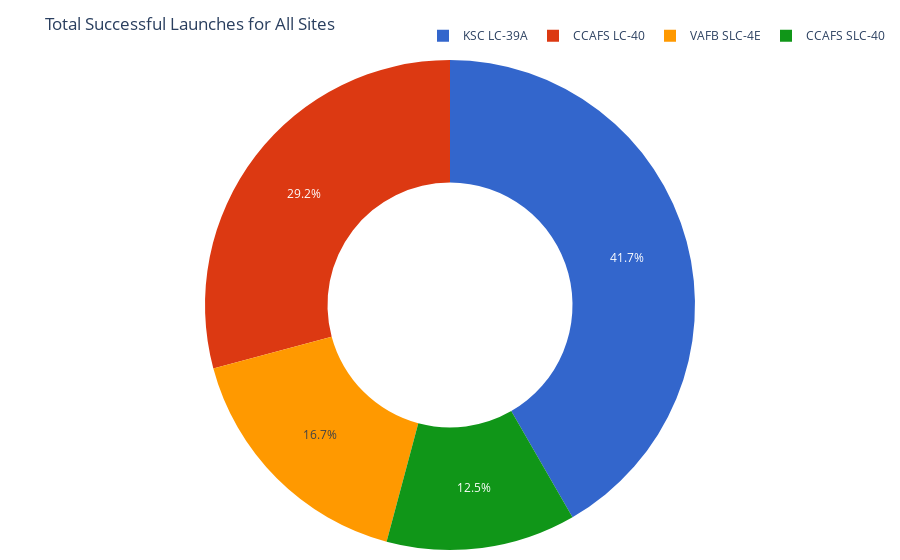

Write notebook code for a chart like this one.
### Code cell
# Create a pie chart with Plotly
pie_chart = px.pie(
    data_frame=success_df,
    names="Launch Site",
    values='Success Count',
    title="Total Successful Launches for All Sites",
    color_discrete_sequence=px.colors.qualitative.G10,  # Custom color palette
    hole=0.5,  # Size of the hole in the center
    labels={"Launch Site": "LaunchSite", "Success Count": "Success rate"},  # Custom labels
  
)

# Adjust layout
pie_chart.update_layout(
    margin=dict(t=60, b=10, l=10, r=10),  # Adjust margin to provide more space
    legend=dict(orientation="h", yanchor="bottom", y=1.02, xanchor="right", x=1),  # Position legend
    font=dict(size=12),  # Adjust font size
)

# Show the pie chart
pie_chart.show()

### Figure 1 — Plotly figure (JSON) as saved in the notebook; plotly's stock layout.template omitted (floating-point values rounded to 4 significant figures)
{"data": [{"domain": {"x": [0, 1], "y": [0, 1]}, "hole": 0.5, "hovertemplate": "LaunchSite=%{label}<br>Success rate=%{value}<extra></extra>", "labels": ["CCAFS LC-40", "CCAFS SLC-40", "KSC LC-39A", "VAFB SLC-4E"], "legendgroup": "", "name": "", "showlegend": true, "type": "pie", "values": [7, 3, 10, 4]}], "layout": {"font": {"size": 12}, "legend": {"orientation": "h", "tracegroupgap": 0, "x": 1, "xanchor": "right", "y": 1.02, "yanchor": "bottom"}, "margin": {"b": 10, "l": 10, "r": 10, "t": 60}, "piecolorway": ["#3366CC", "#DC3912", "#FF9900", "#109618", "#990099", "#0099C6", "#DD4477", "#66AA00", "#B82E2E", "#316395"], "title": {"text": "Total Successful Launches for All Sites"}}}
